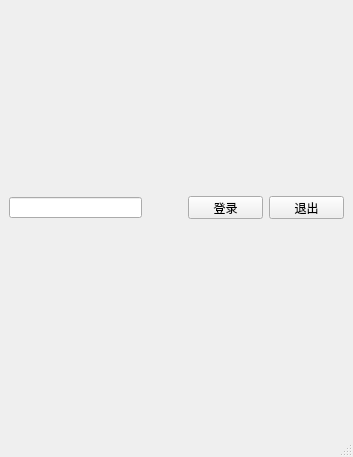
<?xml version="1.0" encoding="UTF-8"?>
<ui version="4.0">
 <class>MainWindow</class>
 <widget class="QMainWindow" name="MainWindow">
  <property name="geometry">
   <rect>
    <x>0</x>
    <y>0</y>
    <width>353</width>
    <height>457</height>
   </rect>
  </property>
  <property name="windowTitle">
   <string>MainWindow</string>
  </property>
  <widget class="QWidget" name="centralwidget">
   <widget class="QPushButton" name="pushButton">
    <property name="geometry">
     <rect>
      <x>188</x>
      <y>196</y>
      <width>75</width>
      <height>23</height>
     </rect>
    </property>
    <property name="text">
     <string>登录</string>
    </property>
   </widget>
   <widget class="QPushButton" name="pushButton_2">
    <property name="geometry">
     <rect>
      <x>269</x>
      <y>196</y>
      <width>75</width>
      <height>23</height>
     </rect>
    </property>
    <property name="text">
     <string>退出</string>
    </property>
   </widget>
   <widget class="QLineEdit" name="lineEdit">
    <property name="geometry">
     <rect>
      <x>9</x>
      <y>197</y>
      <width>133</width>
      <height>21</height>
     </rect>
    </property>
   </widget>
  </widget>
  <widget class="QMenuBar" name="menubar">
   <property name="geometry">
    <rect>
     <x>0</x>
     <y>0</y>
     <width>353</width>
     <height>21</height>
    </rect>
   </property>
  </widget>
  <widget class="QStatusBar" name="statusbar"/>
 </widget>
 <resources/>
 <connections/>
</ui>
